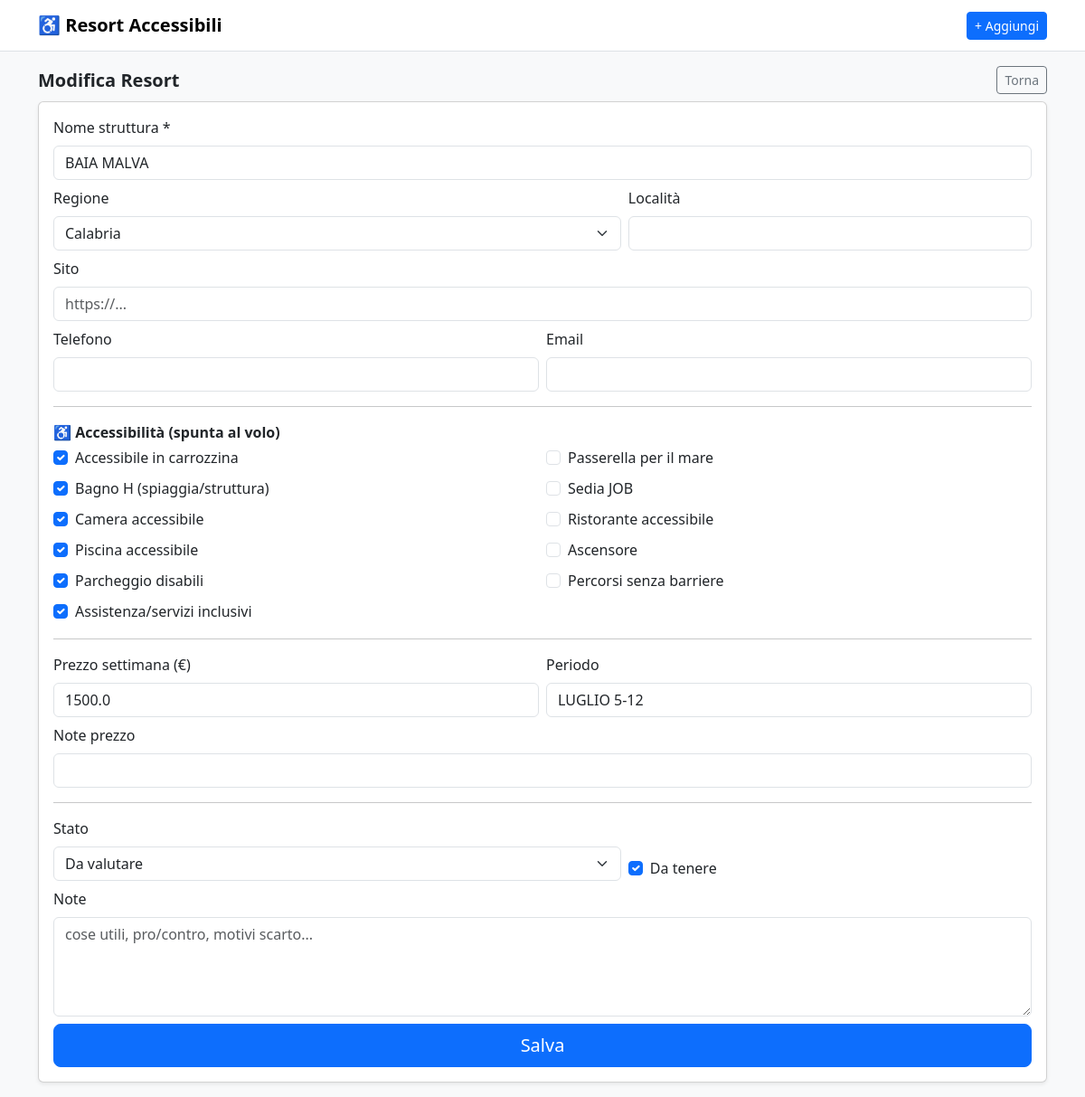
Screenshot of /edit/1 with the database file from the repository.
### tables this page shows
CREATE TABLE resorts (
        id INTEGER PRIMARY KEY AUTOINCREMENT,
        name TEXT NOT NULL,
        region TEXT,
        city TEXT,
        website TEXT,
        phone TEXT,
        email TEXT,

        price_week REAL,
        price_period TEXT,
        price_notes TEXT,

        status TEXT DEFAULT 'valutare',
        keep_flag INTEGER DEFAULT 0,

        notes TEXT,

        wheelchair_access INTEGER DEFAULT 0,
        beach_walkway INTEGER DEFAULT 0,
        beach_bathroom_h INTEGER DEFAULT 0,
        beach_job_chair INTEGER DEFAULT 0,
        accessible_room INTEGER DEFAULT 0,
        restaurant_accessible INTEGER DEFAULT 0,
        pool_accessible INTEGER DEFAULT 0,
        lift INTEGER DEFAULT 0,
        disabled_parking INTEGER DEFAULT 0,
        step_free_paths INTEGER DEFAULT 0,
        staff_assistance INTEGER DEFAULT 0,

        created_at TEXT,
        updated_at TEXT
    );

### app.py (the view, shortened to what this page needs)
@app.route("/edit/<int:resort_id>", methods=["GET", "POST"])
def edit_resort(resort_id):
    conn = db()
    resort = conn.execute("SELECT * FROM resorts WHERE id = ?", (resort_id,)).fetchone()
    if not resort:
        conn.close()
        flash("Resort non trovato.", "danger")
        return redirect(url_for("index"))
    conn.close()
    return render_template("form.html",
                           mode="edit",
                           regions=REGIONS,
                           status_choices=STATUS_CHOICES,
                           features=FEATURES,
                           resort=resort)

### app.py (called while the page is built)
def db():
    conn = sqlite3.connect(DB_PATH)
    conn.row_factory = sqlite3.Row
    return conn

@app.before_request
def _ensure_db():
    init_db()

### templates/form.html (shortened to what this page needs)
{% extends "base.html" %}
{% block content %}
<div class="d-flex justify-content-between align-items-center mb-2">
  <div class="fs-5 fw-semibold">
    {% if mode=="new" %}Nuovo Resort{% else %}Modifica Resort{% endif %}
  </div>
  {% if mode=="edit" and resort %}
    <a class="btn btn-outline-secondary btn-sm" href="{{ url_for('view_resort', resort_id=resort.id) }}">Torna</a>
  {% endif %}
</div>
<form class="card p-3 shadow-sm" method="post">
  <div class="row g-2">
    <div class="col-12">
      <label class="form-label">Nome struttura *</label>
      <input class="form-control" name="name" required value="{{ resort.name if resort else '' }}">
    </div>
    <div class="col-7">
      <label class="form-label">Regione</label>
      <select class="form-select" name="region">
        {% for r in regions %}
          <option value="{{r}}" {% if resort and resort.region==r %}selected{% endif %}>{{r}}</option>
        {% endfor %}
      </select>
    </div>
    <div class="col-5">
      <label class="form-label">Località</label>
      <input class="form-control" name="city" value="{{ resort.city if resort else '' }}">
    </div>
    <div class="col-12">
      <label class="form-label">Sito</label>
      <input class="form-control" name="website" placeholder="https://..." value="{{ resort.website if resort else '' }}">
    </div>
    <div class="col-6">
      <label class="form-label">Telefono</label>
      <input class="form-control" name="phone" value="{{ resort.phone if resort else '' }}">
    </div>
    <div class="col-6">
      <label class="form-label">Email</label>
      <input class="form-control" name="email" value="{{ resort.email if resort else '' }}">
    </div>
    <div class="col-12"><hr class="my-2"></div>
    <div class="col-12">
      <div class="fw-semibold mb-1">♿ Accessibilità (spunta al volo)</div>
      <div class="row g-2">
        {% for key, label in features %}
          <div class="col-12 col-md-6">
            <div class="form-check">
              <input class="form-check-input" type="checkbox" id="{{key}}" name="{{key}}"
                     {% if resort and resort[key] %}checked{% endif %}>
              <label class="form-check-label" for="{{key}}">{{label}}</label>
            </div>
          </div>
        {% endfor %}
      </div>
    </div>
    <div class="col-12"><hr class="my-2"></div>
    <div class="col-6">
      <label class="form-label">Prezzo settimana (€)</label>
      <input class="form-control" name="price_week" inputmode="decimal"
             value="{{ resort.price_week if resort and resort.price_week is not none else '' }}">
    </div>
    <div class="col-6">
      <label class="form-label">Periodo</label>
      <input class="form-control" name="price_period" placeholder="es. agosto"
             value="{{ resort.price_period if resort else '' }}">
    </div>
    <div class="col-12">
      <label class="form-label">Note prezzo</label>
      <input class="form-control" name="price_notes" value="{{ resort.price_notes if resort else '' }}">
    </div>
    <div class="col-12"><hr class="my-2"></div>
    <div class="col-7">
      <label class="form-label">Stato</label>
      <select class="form-select" name="status">
        {% for v, lbl in status_choices %}
          <option value="{{v}}" {% if resort and resort.status==v %}selected{% endif %}>{{lbl}}</option>
        {% endfor %}
      </select>
    </div>
    <div class="col-5 d-flex align-items-end">
      <div class="form-check">
        <input class="form-check-input" type="checkbox" id="keep_flag" name="keep_flag"
               {% if resort and resort.keep_flag %}checked{% endif %}>
        <label class="form-check-label" for="keep_flag">Da tenere</label>
      </div>
    </div>
    <div class="col-12">
      <label class="form-label">Note</label>
      <textarea class="form-control" name="notes" rows="4" placeholder="cose utili, pro/contro, motivi scarto...">{{ resort.notes if resort else '' }}</textarea>
    </div>
    <div class="col-12 d-grid mt-2">
      <button class="btn btn-primary btn-lg">Salva</button>
    </div>
  </div>
</form>
{% endblock %}

### rows the page displays
resorts: name "BAIA MALVA", region "Calabria", wheelchair_access "☑" "☑" "☑" "☑" "☑" "☑", price_week "1500.0", price_period "LUGLIO 5-12", status "Da valutare", keep_flag "☑"

### other values shown
{{ label }} "Accessibile in carrozzina" "Passerella per il mare" "Bagno H (spiaggia/struttura)" "Sedia JOB" "Camera accessibile" "Ristorante accessibile" "Piscina accessibile" "Ascensore" "Parcheggio disabili" "Percorsi senza barriere" "Assistenza/servizi inclusivi"
